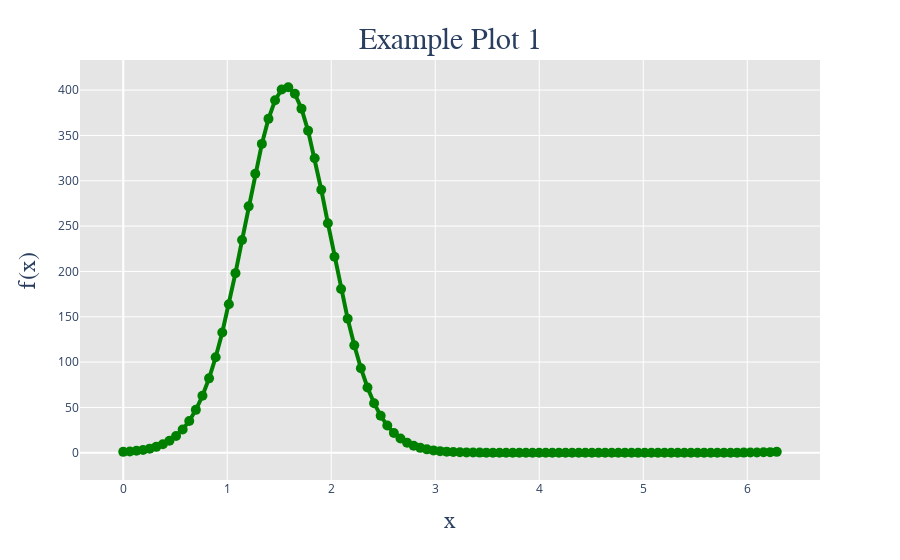

Source (notebook cell):
### Code cell
fig = px.line(x=x,y=y)

# Updating the format
fig.update_layout(
    title = {
        'text': "Example Plot 1",
        'y': 0.95,
        'x': 0.5,
        'xanchor': 'center',
        'yanchor': 'top',
        'font': dict(family = "Arial", size = 30)
    },
    xaxis = {
        'title': "x",
        'title_font': dict(family = "Arial", size = 24)
    },
    yaxis = {
        'title': "f(x)",
        'title_font': dict(family = "Arial", size = 24)
    })

# Woohoo this works!!!
fig.data[0].update(mode='markers+lines')

# This can change the color
# fig.data[0].update(line={'color':'green'})

# This can change the line color and thickness
fig.update_traces(line=dict(color="Green", width=4))

# This can change the marker color
fig.update_traces(marker=dict(color = "Green",size=10))

# This can change the background color
fig.update_layout({'plot_bgcolor': 'rgba(0, 0, 0, 0.1)','paper_bgcolor': 'rgba(0, 0, 0, 0)'})

fig.show()
#print(fig)

### Figure 1 — Plotly figure (JSON) as saved in the notebook; plotly's stock layout.template omitted (floating-point values rounded to 4 significant figures)
{"data": [{"hovertemplate": "x=%{x}<br>y=%{y}<extra></extra>", "legendgroup": "", "line": {"color": "Green", "dash": "solid", "width": 4}, "marker": {"color": "Green", "size": 10}, "mode": "markers+lines", "name": "", "orientation": "v", "showlegend": false, "type": "scatter", "x": [0, 0.06347, 0.1269, 0.1904, 0.2539, 0.3173, 0.3808, 0.4443, 0.5077, 0.5712, 0.6347, 0.6981, 0.7616, 0.8251, 0.8885, 0.952, 1.015, 1.079, 1.142, 1.206, 1.269, 1.333, 1.396, 1.46, 1.523, 1.587, 1.65, 1.714, 1.777, 1.841, 1.904, 1.967, 2.031, 2.094, 2.158, 2.221, 2.285, 2.348, 2.412, 2.475, 2.539, 2.602, 2.666, 2.729, 2.793, 2.856, 2.919, 2.983, 3.046, 3.11, 3.173, 3.237, 3.3, 3.364, 3.427, 3.491, 3.554, 3.618, 3.681, 3.745, 3.808, 3.871, 3.935, 3.998, 4.062, 4.125, 4.189, 4.252, 4.316, 4.379, 4.443, 4.506, 4.57, 4.633, 4.697, 4.76, 4.823, 4.887, 4.95, 5.014, 5.077, 5.141, 5.204, 5.268, 5.331, 5.395, 5.458, 5.522, 5.585, 5.649, 5.712, 5.775, 5.839, 5.902, 5.966, 6.029, 6.093, 6.156, 6.22, 6.283], "xaxis": "x", "y": [1, 1.463, 2.137, 3.113, 4.513, 6.503, 9.3, 13.18, 18.49, 25.63, 35.07, 47.31, 62.83, 82.07, 105.3, 132.6, 163.8, 198.1, 234.6, 271.8, 307.8, 340.7, 368.3, 388.8, 400.7, 403.1, 395.9, 379.5, 355.2, 324.7, 290.0, 253.2, 216.1, 180.6, 147.7, 118.5, 93.18, 71.96, 54.63, 40.81, 30.03, 21.8, 15.63, 11.08, 7.784, 5.422, 3.75, 2.581, 1.769, 1.21, 0.8267, 0.5653, 0.3875, 0.2666, 0.1844, 0.1285, 0.09021, 0.06397, 0.04586, 0.03329, 0.0245, 0.0183, 0.0139, 0.01073, 0.008442, 0.006769, 0.005538, 0.004626, 0.00395, 0.003448, 0.003079, 0.002815, 0.002635, 0.002526, 0.002481, 0.002496, 0.002572, 0.002715, 0.002936, 0.003249, 0.00368, 0.004263, 0.005048, 0.006107, 0.007541, 0.009496, 0.01218, 0.01592, 0.02114, 0.02851, 0.03901, 0.05409, 0.07587, 0.1075, 0.1538, 0.2216, 0.3213, 0.4679, 0.6835, 1.0], "yaxis": "y"}], "layout": {"legend": {"tracegroupgap": 0}, "margin": {"t": 60}, "paper_bgcolor": "rgba(0, 0, 0, 0)", "plot_bgcolor": "rgba(0, 0, 0, 0.1)", "title": {"font": {"family": "Arial", "size": 30}, "text": "Example Plot 1", "x": 0.5, "xanchor": "center", "y": 0.95, "yanchor": "top"}, "xaxis": {"anchor": "y", "domain": [0, 1], "title": {"font": {"family": "Arial", "size": 24}, "text": "x"}}, "yaxis": {"anchor": "x", "domain": [0, 1], "title": {"font": {"family": "Arial", "size": 24}, "text": "f(x)"}}}}
